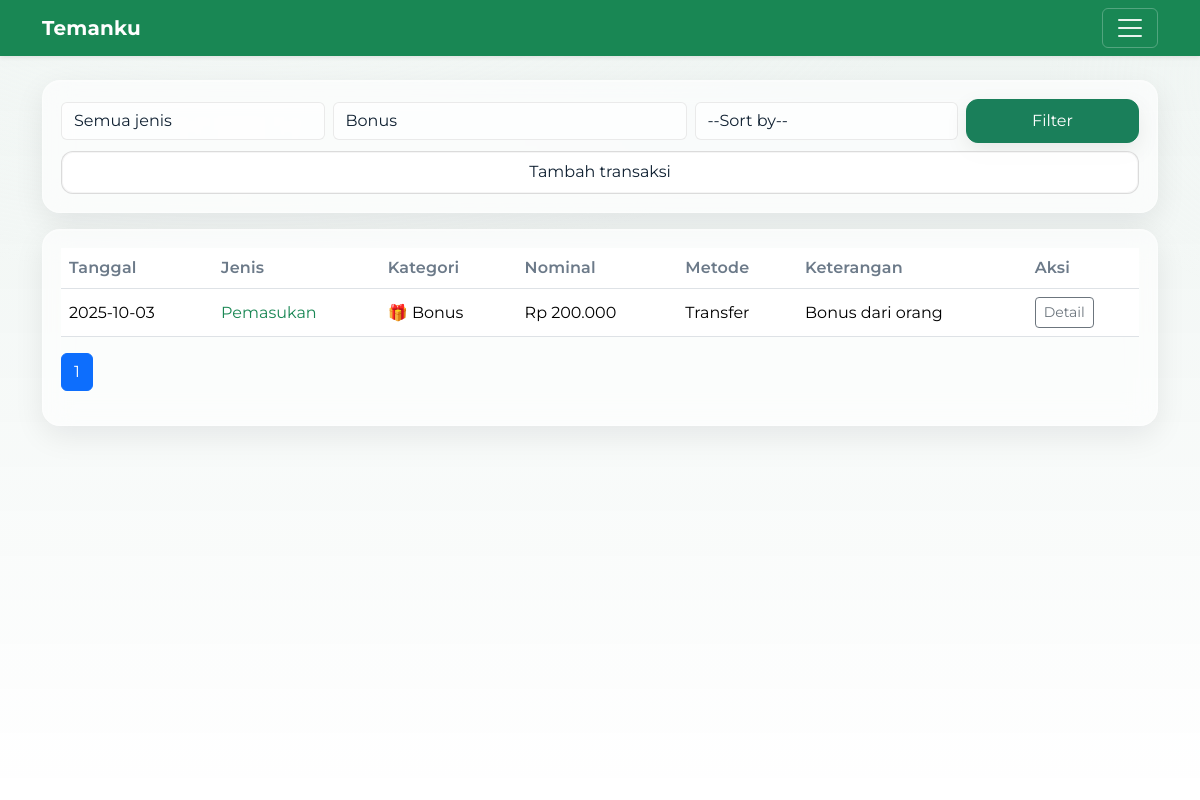
/history?category_id=34 (signed in), run on the app's committed database.
### tables this page shows
CREATE TABLE transactions (
  id INTEGER PRIMARY KEY AUTOINCREMENT,
  user_id INTEGER NOT NULL,
  date TEXT NOT NULL,                      -- YYYY-MM-DD
  type TEXT CHECK(type IN ('income','expense')) NOT NULL,
  category_id INTEGER NOT NULL,
  amount REAL NOT NULL,
  source_or_payee TEXT,
  account TEXT,
  notes TEXT,
  FOREIGN KEY (user_id) REFERENCES users(id),
  FOREIGN KEY (category_id) REFERENCES categories(id)
);

CREATE TABLE categories (
  id INTEGER PRIMARY KEY AUTOINCREMENT,
  user_id INTEGER NOT NULL,
  type TEXT CHECK(type IN ('income','expense')) NOT NULL,
  name TEXT NOT NULL, emoji TEXT,
  UNIQUE(user_id, type, name),
  FOREIGN KEY (user_id) REFERENCES users(id)
);

### app.py (the view)
@app.get("/history")
@login_required
def history():
    q_type = (request.args.get("type") or "").strip()
    q_cat  = (request.args.get("category_id") or "").strip()
    q_sort_raw = (request.args.get("sort") or "").strip()
    order_map = {
        "date_desc":        "t.date DESC, t.id DESC",
        "date_asc":         "t.date ASC, t.id ASC",
        "amount_desc":      "t.amount DESC, t.id DESC",
        "amount_asc":       "t.amount ASC, t.id ASC",
        "category_asc":     "c.name ASC, t.date DESC, t.id DESC",
        "category_desc":    "c.name DESC, t.date DESC, t.id DESC",
        "payment_asc":      "t.account ASC, t.date DESC, t.id DESC",
        "payment_desc":     "t.account DESC, t.date DESC, t.id DESC",
        "type_income_first":  "CASE WHEN t.type='income' THEN 0 ELSE 1 END, t.date DESC, t.id DESC",
        "type_expense_first": "CASE WHEN t.type='expense' THEN 0 ELSE 1 END, t.date DESC, t.id DESC",
    }
    q_sort = q_sort_raw if q_sort_raw in order_map else ""
    order_sql = order_map.get(q_sort or "date_desc")
    if q_type not in ("income", "expense"):
        q_type = ""
    if q_cat and not str(q_cat).isdigit():
        q_cat = ""
    per = 20
    try:
        page = int(request.args.get("page", "1"))
    except ValueError:
        page = 1
    page = max(1, page)
    where = ["t.user_id=?"]
    params = [current_user.id]
    if q_type:
        where.append("t.type=?"); params.append(q_type)
    if q_cat:
        where.append("t.category_id=?"); params.append(int(q_cat))
    where_clause = " AND ".join(where)
    with db() as con:
        total = con.execute(
            f"SELECT COUNT(*) AS n FROM transactions t WHERE {where_clause}",
            params
        ).fetchone()["n"]
    pages = max(1, (total + per - 1) // per)
    if page > pages:
        page = pages
    offset = (page - 1) * per
    with db() as con:
        cats = con.execute(
            "SELECT id, type, name FROM categories WHERE user_id=? ORDER BY type, name",
            (current_user.id,)
        ).fetchall()
        rows = con.execute(
            f"""
            SELECT
                t.*,
                COALESCE(c.name, '-') AS category,
                c.emoji AS category_emoji,
                t.source_or_payee AS keterangan,
                t.account AS payment_method
            FROM transactions t
            LEFT JOIN categories c ON c.id = t.category_id
            WHERE {where_clause}
            ORDER BY {order_sql}
            LIMIT ? OFFSET ?
            """,
            (*params, per, offset)
        ).fetchall()
    return render_template(
        "history.html",
        rows=[dict(r) for r in rows],
        categories=[dict(c) for c in cats],
        q_type=q_type,
        q_cat=q_cat,
        q_sort=q_sort,
        page=page,
        pages=pages,
        title="Riwayat",
    )

### app.py (called while the page is built)
def db():
    conn = sqlite3.connect(APP_DB, timeout=5.0)
    conn.row_factory = sqlite3.Row
    conn.execute("PRAGMA busy_timeout = 5000")
    return conn

@login_manager.user_loader
def load_user(user_id):
    with db() as con:
        row = con.execute("SELECT * FROM users WHERE id=?", (user_id,)).fetchone()
        return User(row) if row else None

def money(x):
    return f"Rp {x:,.0f}".replace(",", ".")

def type_label(val: str) -> str:
    if val == 'income':
        return 'Pemasukan'
    if val == 'expense':
        return 'Pengeluaran'
    return val or ''

### templates/history.html (shortened to what this page needs)
{% extends "base.html" %}
{% block content %}
<div class="card-soft mb-3">
  <form id="historyFilter" class="row g-2 align-items-center" method="get" novalidate>
    <div class="col-12 col-md-3">
      <select class="form-select" name="type" id="typeFilter" aria-label="Filter jenis">
        <option value="">Semua jenis</option>
      </select>
    </div>
    <div class="col-12 col-md-4">
      <select class="form-select" name="category_id" id="catFilter" aria-label="Filter kategori">
        <option value="">Semua kategori</option>
      </select>
    </div>
    <div class="col-12 col-md-3">
      <select class="form-select" name="sort" aria-label="Sort by">
        <option value="" disabled {{ '' if q_sort else 'selected' }}>--Sort by--</option>
      </select>
    </div>
    <div class="col-12 col-md-2">
      <button type="submit" class="btn btn-primary w-100">Filter</button>
    </div>
    <div class="col-12">
      <a class="btn btn-outline-secondary w-100" href="{{ url_for('add_form') }}">
        Tambah transaksi
      </a>
    </div>
  </form>
</div>
<div class="card-soft">
  <div class="table-responsive">
    <table class="table table-hover align-middle table-stacked">
      <thead>
        <tr>
          <th scope="col">Tanggal</th>
          <th scope="col">Jenis</th>
          <th scope="col">Kategori</th>
          <th scope="col">Nominal</th>
          <th scope="col" class="d-none d-md-table-cell">Metode</th>
          <th scope="col" class="d-none d-md-table-cell">Keterangan</th>
          <th scope="col">Aksi</th>
        </tr>
      </thead>
      <tbody>
        {% for r in rows %}
          <tr>
            <td data-label="Tanggal">{{ r.date }}</td>
            <td data-label="Jenis" class="{{ 'text-danger' if r.type=='expense' else 'text-success' }}">{{ r.type | type_label }}</td>
            <td data-label="Kategori">{{ (r.category_emoji ~ ' ') if r.category_emoji else '' }}{{ r.category }}</td>
            <td data-label="Nominal">{{ r.amount|money }}</td>
            <td class="d-none d-md-table-cell" data-label="Metode">{{ r.payment_method }}</td>
            <td class="d-none d-md-table-cell" data-label="Keterangan">{{ r.keterangan }}</td>
            <td class="text-nowrap action-cell">
              <button type="button"
                      class="btn btn-sm btn-outline-secondary"
                      data-bs-toggle="modal"
                      data-bs-target="#txModal"
                      data-id="{{ r.id }}"
                      data-date="{{ r.date }}"
                      data-type="{{ r.type }}"
                      data-category="{{ r.category }}"
                      data-amount="{{ r.amount|money }}"
                      data-payment="{{ r.payment_method }}"
                      data-notes="{{ (r.keterangan or '-')|e }}"
                      data-note="{{ (r.notes or '-')|e }}"
                      data-edit="{{ url_for('edit_form', trx_id=r.id) }}"
                      data-delete="{{ url_for('delete_trx', trx_id=r.id) }}">
                Detail
              </button>
            </td>
          </tr>
        {% endfor %}
      </tbody>
    </table>
  </div>
  <nav aria-label="Navigasi halaman riwayat">
    <ul class="pagination">
      {% for i in range(1, pages+1) %}
        <li class="page-item {{ 'active' if i==page else '' }}">
          {% if q_sort %}
            <a class="page-link"
               href="{{ url_for('history', page=i, type=q_type, category_id=q_cat, sort=q_sort) }}">{{ i }}</a>
          {% else %}
            <a class="page-link"
               href="{{ url_for('history', page=i, type=q_type, category_id=q_cat) }}">{{ i }}</a>
          {% endif %}
        </li>
      {% endfor %}
    </ul>
  </nav>
</div>
{% endblock %}

### static/style.css (style rules this page uses)
:root { --bg:#0f5132; --page:#e9eef6; --card:rgba(255,255,255,.6); --text:#102132; --muted:#6c7a89; --primary:#1a7f5a; --ring:rgba(26,127,90,.35); --glass-border:rgba(255,255,255,.32); --chart-bar:45, 156, 219; }
* { scroll-behavior:smooth }
body { background:var(--page); color:var(--text); font-family: "Montserrat", system-ui, -apple-system, "Segoe UI", Roboto, "Helvetica Neue", Arial, "Noto Sans", "Apple Color Emoji","Segoe UI Emoji","Segoe UI Symbol", sans-serif; font-feature-settings: "cv01","cv02"; }
.btn { transition:transform .15s ease, box-shadow .2s ease }
.btn-primary { background:var(--primary);border-color:var(--primary) }
.form-control,.form-select { background:rgba(255,255,255,.65);color:var(--text); border:1px solid rgba(0,0,0,.08) }
.table>thead th { color:var(--muted);font-weight:600;letter-spacing:.01em }
.card-soft { background:var(--card); border:1px solid var(--glass-border); border-radius:18px; padding:18px; box-shadow: 0 10px 30px rgba(10,14,29,.08), inset 0 1px 0 rgba(255,255,255,.25); backdrop-filter: blur(14px); -webkit-backdrop-filter: blur(14px); transition:transform .25s ease, box-shadow .25s ease, border-color .25s ease; }
body { font-family: "Montserrat", system-ui, -apple-system, Segoe UI, Roboto, Arial, sans-serif; }
@media (min-width: 768px) { #historyFilter .btn { padding:.55rem 1rem; border-radius:14px; } }
@media (min-width: 768px) { #historyFilter .btn-primary { box-shadow:0 8px 22px rgba(0,0,0,.08); } }
@media (min-width: 768px) { #historyFilter .btn-outline-secondary { background:transparent; border-color:var(--glass-border); } }
@media (min-width: 768px) { #historyFilter .btn { padding: .55rem 1.1rem; border-radius: 12px; } }
#historyFilter .btn-outline-secondary { background: rgba(255,255,255,.88); color: var(--text); border: 1.5px solid color-mix(in srgb, var(--text) 14%, transparent); border-color: rgba(0,0,0,.14); border-radius: 12px; box-shadow: inset 0 0 0 1px rgba(0,0,0,.04); transition: background .2s ease, color .2s ease, border-color .2s ease, box-shadow .2s ease, transform .1s ease; }

### data on the page
transactions: date "2025-10-03", type|type_label "Pemasukan", category "Bonus", amount "Rp 200.000", payment_method "Transfer", keterangan "Bonus dari orang"
categories: emoji "🎁"

### other printed values
{{ i }} "1"
